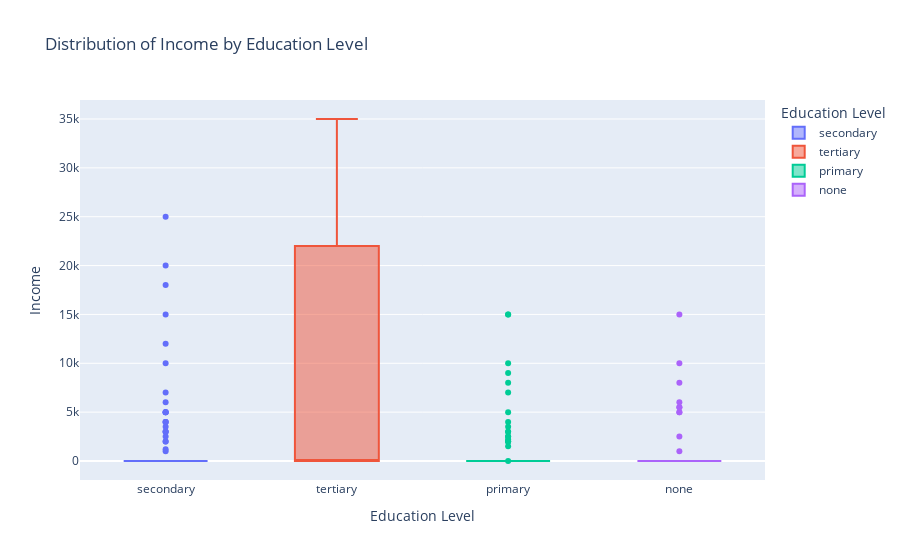

The notebook cell this image was saved under:
### Code cell
df.columns = [col.strip() for col in df.columns]


print(df.head())
print(df.columns)


fig = px.box(df, x='Education', y='Income', 
             title='Distribution of Income by Education Level',
             labels={'Income': 'Income', 'Education': 'Education Level'},
             color='Education',
             color_discrete_sequence=px.colors.qualitative.Plotly)


fig.show()

explanation = "<div style='color: teal; font-weight: bold; font-size: 20px;'>"
explanation += "The box plot above shows the distribution of income for women at different education levels.<br><br>"
explanation += "From the plot, we can observe the following insights:<br>"
explanation += "- The median income tends to increase with higher education levels.<br>"
explanation += "- There is a wider range of income at higher education levels, indicating more variability.<br>"
explanation += "- Women with higher education levels generally have higher incomes, but there are also outliers with lower incomes.<br>"
explanation += "<br>This information helps to understand the relationship between education level and income among women, which can be useful for policy-making and educational planning."
explanation += "</div>"


display(HTML(explanation))

### Figure 1 — Plotly figure (JSON) as saved in the notebook; plotly's stock layout.template omitted (floating-point values rounded to 4 significant figures; data arrays with more than 128 entries replaced by an {"elided": "..."} marker saying what was removed)
{"data": [{"alignmentgroup": "True", "hovertemplate": "Education Level=%{x}<br>Income=%{y}<extra></extra>", "legendgroup": "secondary", "marker": {"color": "#636EFA"}, "name": "secondary", "notched": false, "offsetgroup": "secondary", "orientation": "v", "showlegend": true, "type": "box", "x": ["secondary", "secondary", "secondary", "secondary", "secondary", "secondary", "secondary", "secondary", "secondary", "secondary", "secondary", "secondary", "secondary", "secondary", "secondary", "secondary", "secondary", "secondary", "secondary", "secondary", "secondary", "secondary", "secondary", "secondary", "secondary", "secondary", "secondary", "secondary", "secondary", "secondary", "secondary", "secondary", "secondary", "secondary", "secondary", "secondary", "secondary", "secondary", "secondary", "secondary", "secondary", "secondary", "secondary", "secondary", "secondary", "secondary", "secondary", "secondary", "secondary", "secondary", "secondary", "secondary", "secondary", "secondary", "secondary", "secondary", "secondary", "secondary", "secondary", "secondary", "secondary", "secondary", "secondary", "secondary", "secondary", "secondary", "secondary", "secondary", "secondary", "secondary", "secondary", "secondary", "secondary", "secondary", "secondary", "secondary", "secondary", "secondary", "secondary", "secondary", "secondary", "secondary", "secondary", "secondary", "secondary", "secondary", "secondary", "secondary", "secondary", "secondary", "secondary", "secondary", "secondary", "secondary", "secondary", "secondary", "secondary", "secondary", "secondary", "secondary", "secondary", "secondary", "secondary", "secondary", "secondary", "secondary", "secondary", "secondary", "secondary", "secondary", "secondary", "secondary", "secondary", "secondary"], "x0": " ", "xaxis": "x", "y": [0, 0, 0, 0, 0, 0, 0, 0, 0, 0, 0, 0, 0, 0, 0, 0, 0, 0, 0, 0, 0, 0, 0, 0, 0, 0, 0, 0, 0, 0, 0, 0, 0, 0, 0, 0, 0, 0, 0, 0, 0, 0, 0, 0, 0, 0, 0, 0, 0, 0, 0, 0, 0, 0, 0, 0, 0, 0, 0, 0, 0, 0, 0, 0, 0, 0, 0, 0, 0, 0, 0, 0, 0, 0, 0, 0, 0, 0, 0, 0, 0, 0, 0, 0, 0, 0, 0, 0, 0, 1000, 1200, 2000, 2000, 2500, 3000, 3000, 3000, 3500, 4000, 4000, 4000, 5000, 5000, 5000, 5000, 6000, 7000, 10000, 12000, 15000, 18000, 20000, 25000, 0], "y0": " ", "yaxis": "y"}, {"alignmentgroup": "True", "hovertemplate": "Education Level=%{x}<br>Income=%{y}<extra></extra>", "legendgroup": "tertiary", "marker": {"color": "#EF553B"}, "name": "tertiary", "notched": false, "offsetgroup": "tertiary", "orientation": "v", "showlegend": true, "type": "box", "x": ["tertiary", "tertiary", "tertiary", "tertiary", "tertiary", "tertiary", "tertiary", "tertiary", "tertiary", "tertiary", "tertiary", "tertiary", "tertiary", "tertiary", "tertiary", "tertiary", "tertiary", "tertiary", "tertiary", "tertiary", "tertiary", "tertiary", "tertiary", "tertiary", "tertiary", "tertiary", "tertiary", "tertiary", "tertiary", "tertiary", "tertiary", "tertiary", "tertiary", "tertiary", "tertiary", "tertiary", "tertiary", "tertiary", "tertiary", "tertiary", "tertiary", "tertiary", "tertiary", "tertiary", "tertiary", "tertiary", "tertiary", "tertiary", "tertiary"], "x0": " ", "xaxis": "x", "y": [0, 0, 0, 0, 0, 0, 0, 0, 0, 0, 0, 0, 0, 0, 0, 0, 0, 0, 0, 0, 0, 0, 0, 0, 0, 0, 0, 3000, 3500, 5000, 6000, 6000, 8000, 10000, 12000, 22000, 22000, 22000, 22000, 22000, 24000, 24000, 24000, 25000, 25000, 27000, 28000, 30000, 35000], "y0": " ", "yaxis": "y"}, {"alignmentgroup": "True", "hovertemplate": "Education Level=%{x}<br>Income=%{y}<extra></extra>", "legendgroup": "primary", "marker": {"color": "#00CC96"}, "name": "primary", "notched": false, "offsetgroup": "primary", "orientation": "v", "showlegend": true, "type": "box", "x": {"elided": "132 str values"}, "x0": " ", "xaxis": "x", "y": {"elided": "132 int values"}, "y0": " ", "yaxis": "y"}, {"alignmentgroup": "True", "hovertemplate": "Education Level=%{x}<br>Income=%{y}<extra></extra>", "legendgroup": "none", "marker": {"color": "#AB63FA"}, "name": "none", "notched": false, "offsetgroup": "none", "orientation": "v", "showlegend": true, "type": "box", "x": ["none", "none", "none", "none", "none", "none", "none", "none", "none", "none", "none", "none", "none", "none", "none", "none", "none", "none", "none", "none", "none", "none", "none", "none", "none", "none", "none", "none", "none", "none", "none", "none", "none", "none", "none", "none", "none", "none", "none", "none", "none", "none", "none", "none", "none", "none", "none", "none", "none", "none", "none", "none"], "x0": " ", "xaxis": "x", "y": [0, 0, 0, 0, 0, 0, 0, 0, 0, 0, 0, 0, 0, 0, 0, 0, 0, 0, 0, 0, 0, 0, 0, 0, 0, 0, 0, 0, 0, 0, 0, 0, 0, 0, 0, 0, 0, 0, 0, 0, 0, 0, 1000, 2500, 5000, 5000, 5500, 5500, 6000, 8000, 10000, 15000], "y0": " ", "yaxis": "y"}], "layout": {"boxmode": "overlay", "legend": {"title": {"text": "Education Level"}, "tracegroupgap": 0}, "title": {"text": "Distribution of Income by Education Level"}, "xaxis": {"anchor": "y", "autorange": true, "categoryarray": ["secondary", "tertiary", "primary", "none"], "categoryorder": "array", "domain": [0, 1], "range": [-0.5, 3.5], "title": {"text": "Education Level"}, "type": "category"}, "yaxis": {"anchor": "x", "autorange": true, "domain": [0, 1], "range": [-1944.0, 36940.0], "title": {"text": "Income"}, "type": "linear"}}}
